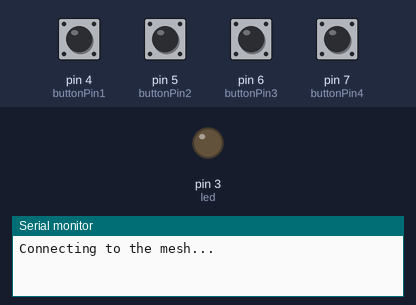
The sketch below on a simulated Arduino Uno, built with avr-gcc and run on an emulated ATmega328P. Parts: output pins drawn as LEDs (lit = HIGH), the last lines printed to the serial monitor. Dashed ring = blinking. The test bench sets the inputs (shaded band); at power-on: pin 4 (buttonPin1), pin 5 (buttonPin2), pin 6 (buttonPin3), pin 7 (buttonPin4) LOW.

Above: at 1.4 s.
1.5 s: pin 4 (buttonPin1) pulled HIGH for 0.35 s
At 1.6 s:
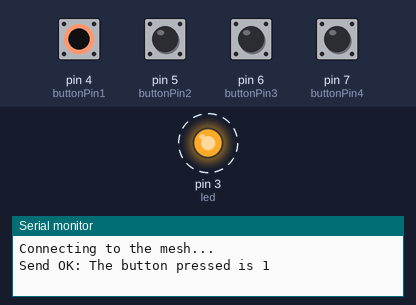
3.5 s: pin 5 (buttonPin2) pulled HIGH for 1 s
At 4.7 s:
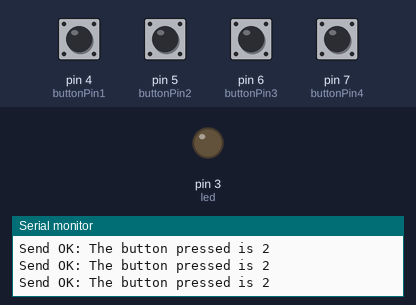
Timing chart, 0 to 6.5 s (numbered marks = the images above; inputs shaded):
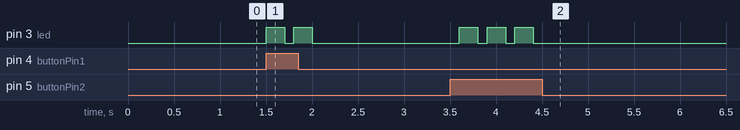

The sketch:

arduino_clicker_2.ino
```cpp
#include "RF24.h"
#include "RF24Network.h"
#include "RF24Mesh.h"
#include <SPI.h>
#include <EEPROM.h>

/**** Configure the nrf24l01 CE and CS pins ****/
RF24 radio(9, 10);
RF24Network network(radio);
RF24Mesh mesh(radio, network);

#define nodeID 1

const int buttonPin1 = 4;
const int buttonPin2 = 5;
const int buttonPin3 = 6;
const int buttonPin4 = 7;

//Variables
int buttonState1 = 0;
int buttonState2 = 0;
int buttonState3 = 0;
int buttonState4 = 0;
char ans=0;

uint32_t std_id = 11111111;
int led = 3;
int led_st;

struct payload_g{
  // Student code: 2 digit number
  uint32_t std_c;
  // Answer id
  uint8_t ans_c;
};


void setup() {
  //Input or output?
  Serial.begin(57600);
  mesh.setNodeID(nodeID);
  pinMode(buttonPin1, INPUT);
  pinMode(buttonPin2, INPUT);
  pinMode(buttonPin3, INPUT);
  pinMode(buttonPin4, INPUT);
  Serial.println(F("Connecting to the mesh..."));
  pinMode(led, HIGH);
  mesh.begin();
}

void loop(){
  mesh.update();

  //Read button state (pressed or not pressed?)
  buttonState1 = digitalRead(buttonPin1);
  buttonState2 = digitalRead(buttonPin2);
  buttonState3 = digitalRead(buttonPin3);
  buttonState4 = digitalRead(buttonPin4);

  //If button pressed...
  if ((buttonState1 == HIGH) || (buttonState2 == HIGH) || (buttonState3 == HIGH) || (buttonState4 == HIGH)) {
    //...ones, turn led on!
    ans = buttonState1*1 + buttonState2*2 + buttonState3*3 + buttonState4*4;
    payload_g payload_s ={std_id,ans};
    if (!mesh.write(&payload_s, 'M', sizeof(payload_s))) {

      // If a write fails, check connectivity to the mesh network
      if ( ! mesh.checkConnection() ) {
        //refresh the network address
        Serial.println(F("Renewing Address"));
        mesh.renewAddress();
      } else {
        Serial.println(F("Send fail, Test OK"));
      }
    } else {
      digitalWrite(led,HIGH);
      Serial.print("Send OK: ");
    }

    Serial.print(F("The button pressed is "));
    Serial.print(payload_s.ans_c);
    Serial.println();
  }

  while (network.available()) {
    RF24NetworkHeader header;
    network.read(header, &led_st, sizeof(led_st));
    Serial.print("Received packet #");
    Serial.print(led_st);
    Serial.println();
  }
  if (led_st==LOW)
  {
    delay(200);
    digitalWrite(led,led_st);
  }
  delay(100);
}
```

Measured:
- after the input at 1.5 s, pin 3 (led): alternates HIGH for 0.20 s and LOW for 0.10 s, 4 changes in all, then stays LOW, starting at once
- after the input at 3.5 s, pin 3 (led): alternates HIGH for 0.20 s and LOW for 0.10 s, 6 changes in all, then stays LOW, starting after 0.10 s
